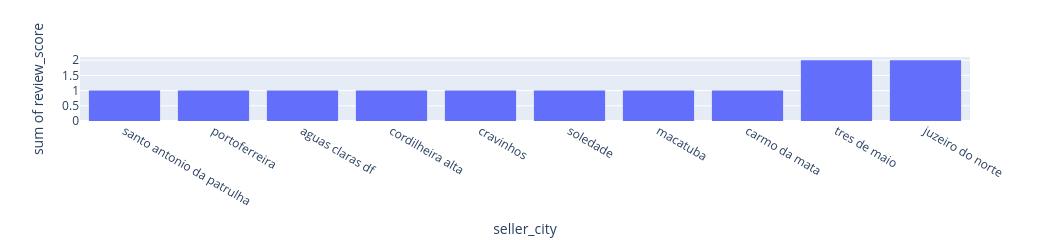

The code cell stored with this chart in its notebook:
### Code cell
fig = px.histogram(seller_city_review, x='seller_city',y='review_score')
fig.update_layout(width=1050, height=200)
fig.show()

### Figure 1 — Plotly figure (JSON) as saved in the notebook; plotly's stock layout.template omitted (floating-point values rounded to 4 significant figures)
{"data": [{"bingroup": "x", "histfunc": "sum", "hovertemplate": "seller_city=%{x}<br>sum of review_score=%{y}<extra></extra>", "legendgroup": "", "marker": {"color": "#636efa", "pattern": {"shape": ""}}, "name": "", "orientation": "v", "showlegend": false, "type": "histogram", "x": ["santo antonio da patrulha", "portoferreira", "aguas claras df", "cordilheira alta", "cravinhos", "soledade", "macatuba", "carmo da mata", "tres de maio", "juzeiro do norte"], "xaxis": "x", "y": [1.0, 1.0, 1.0, 1.0, 1.0, 1.0, 1.0, 1.0, 2.0, 2.0], "yaxis": "y"}], "layout": {"barmode": "relative", "height": 200, "legend": {"tracegroupgap": 0}, "margin": {"t": 60}, "width": 1050, "xaxis": {"anchor": "y", "domain": [0, 1], "title": {"text": "seller_city"}}, "yaxis": {"anchor": "x", "domain": [0, 1], "title": {"text": "sum of review_score"}}}}
